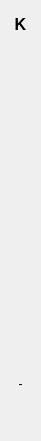
  <widget class="QWidget" name="verticalLayoutWidget_12">
   <property name="geometry">
    <rect>
     <x>1170</x>
     <y>80</y>
     <width>41</width>
     <height>441</height>
    </rect>
   </property>
   <layout class="QVBoxLayout" name="verticalLayout_21">
    <item>
     <widget class="QLabel" name="label_col_k">
      <property name="font">
       <font>
        <pointsize>12</pointsize>
        <bold>true</bold>
       </font>
      </property>
      <property name="text">
       <string>K</string>
      </property>
      <property name="alignment">
       <set>Qt::AlignCenter</set>
      </property>
     </widget>
    </item>
    <item>
     <widget class="QLabel" name="label_ak">
      <property name="text">
       <string/>
      </property>
      <property name="alignment">
       <set>Qt::AlignCenter</set>
      </property>
     </widget>
    </item>
    <item>
     <widget class="QLabel" name="label_bk">
      <property name="text">
       <string/>
      </property>
      <property name="alignment">
       <set>Qt::AlignCenter</set>
      </property>
     </widget>
    </item>
    <item>
     <widget class="QLabel" name="label_ck">
      <property name="text">
       <string/>
      </property>
      <property name="alignment">
       <set>Qt::AlignCenter</set>
      </property>
     </widget>
    </item>
    <item>
     <widget class="QLabel" name="label_dk">
      <property name="text">
       <string/>
      </property>
      <property name="alignment">
       <set>Qt::AlignCenter</set>
      </property>
     </widget>
    </item>
    <item>
     <widget class="QLabel" name="label_ek">
      <property name="text">
       <string/>
      </property>
      <property name="alignment">
       <set>Qt::AlignCenter</set>
      </property>
     </widget>
    </item>
    <item>
     <widget class="QLabel" name="label_fk">
      <property name="text">
       <string/>
      </property>
      <property name="alignment">
       <set>Qt::AlignCenter</set>
      </property>
     </widget>
    </item>
    <item>
     <widget class="QLabel" name="label_gk">
      <property name="text">
       <string/>
      </property>
      <property name="alignment">
       <set>Qt::AlignCenter</set>
      </property>
     </widget>
    </item>
    <item>
     <widget class="QLabel" name="label_hk">
      <property name="text">
       <string/>
      </property>
      <property name="alignment">
       <set>Qt::AlignCenter</set>
      </property>
     </widget>
    </item>
    <item>
     <widget class="QLabel" name="label_ik">
      <property name="text">
       <string/>
      </property>
      <property name="alignment">
       <set>Qt::AlignCenter</set>
      </property>
     </widget>
    </item>
    <item>
     <widget class="QLabel" name="label_jk">
      <property name="text">
       <string/>
      </property>
      <property name="alignment">
       <set>Qt::AlignCenter</set>
      </property>
     </widget>
    </item>
    <item>
     <widget class="QLabel" name="label_kk">
      <property name="text">
       <string>-</string>
      </property>
      <property name="alignment">
       <set>Qt::AlignCenter</set>
      </property>
     </widget>
    </item>
    <item>
     <widget class="QLabel" name="label_lk">
      <property name="text">
       <string/>
      </property>
      <property name="alignment">
       <set>Qt::AlignCenter</set>
      </property>
     </widget>
    </item>
   </layout>
  </widget>
